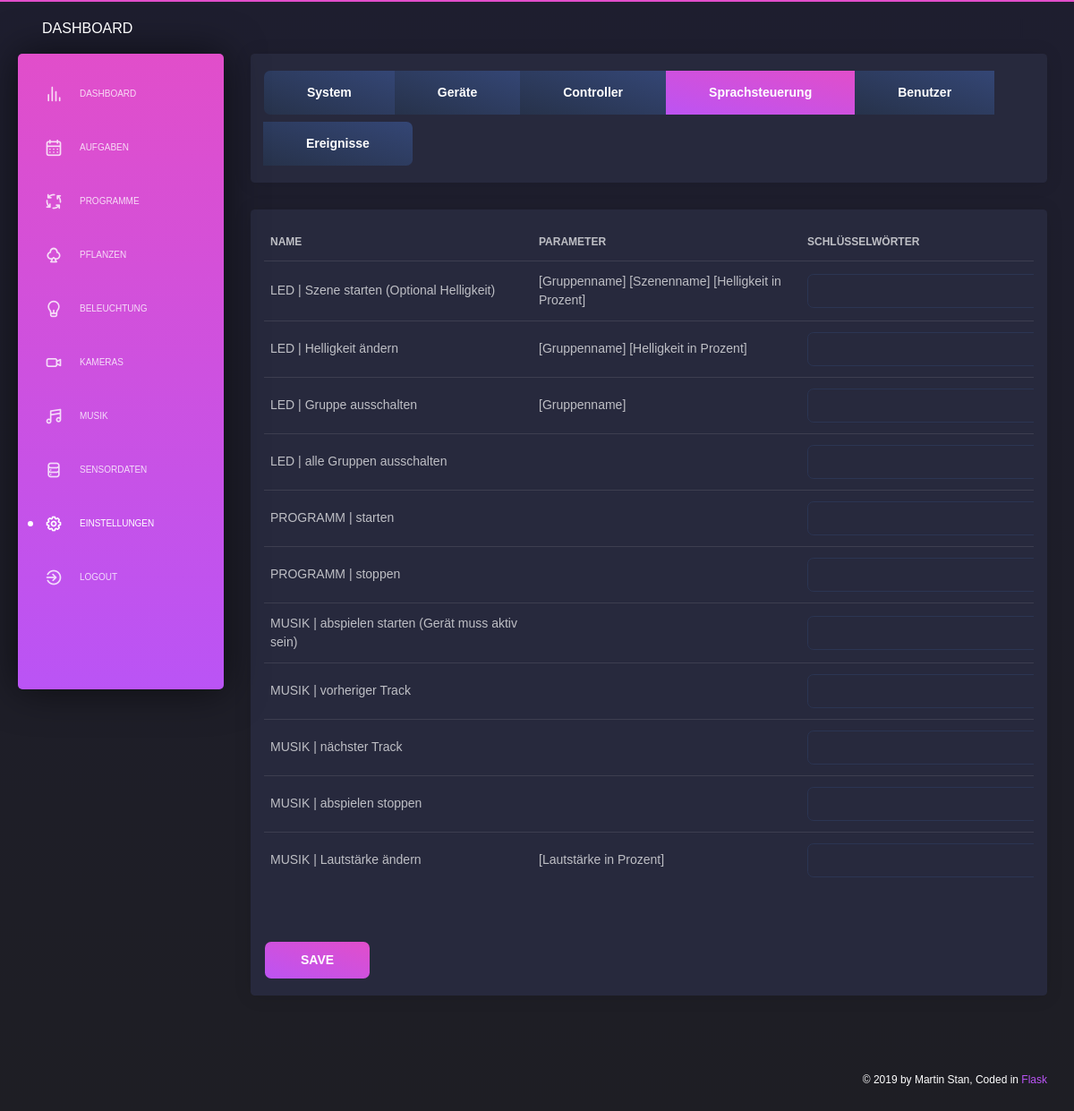
Page /settings/speechcontrol (signed in) on the committed database.
### app/database/models.py (models this page shows)
class Speechcontrol_Tasks(db.Model):
    __tablename__ = 'speechcontrol_tasks'
    id         = db.Column(db.Integer, primary_key=True, autoincrement = True)
    name       = db.Column(db.String(50))
    parameters = db.Column(db.String(50))
    keywords   = db.Column(db.String(50))

### app/sites/settings_speechcontrol.py (the view, shortened to what this page needs)
@app.route('/settings/speechcontrol', methods=['GET', 'POST'])
@login_required
@permission_required
def settings_speechcontrol():
    success_message_change_settings        = []
    page_title = 'Icons - Flask Dark Dashboard | AppSeed App Generator'
    page_description = 'Open-Source Flask Dark Dashboard, the icons page.'
    """ ########################### """
    """  table speechcontrol tasks  """
    """ ########################### """
    list_speechcontrol_tasks = GET_ALL_SPEECHCONTROL_TASKS()
    data = {'navigation': 'settings'}
    return render_template('layouts/default.html',
                            data=data,
                            content=render_template( 'pages/settings_speechcontrol.html',
                                                    success_message_change_settings=success_message_change_settings,
                                                    list_speechcontrol_tasks=list_speechcontrol_tasks,
                                                    )
                           )

### app/database/models.py (called while the page is built)
def GET_ALL_SPEECHCONTROL_TASKS():
    return Speechcontrol_Tasks.query.all()

def GET_USER_BY_ID(id):
    return User.query.get(int(id))

### app/sites/index.py (called while the page is built)
@login_manager.user_loader
def load_user(user_id):
    return GET_USER_BY_ID(user_id)

### app/templates/pages/settings_speechcontrol.html (shortened to what this page needs)
      <div class="content">
        <div class="row">
          <div class="col-md-12">
            <div class="card ">
              <div class="card-footer">
                <div class="btn-group flex-wrap" role="group" aria-label="Basic example">
                  <a href="/settings/system" class="btn btn-secondary btn-lg" role="button" aria-pressed="true">System</a>
                  <a href="/settings/devices" class="btn btn-secondary btn-lg" role="button" aria-pressed="true">Geräte</a>
                  <a href="/settings/controller" class="btn btn-secondary btn-lg" role="button" aria-pressed="true">Controller</a>
                  <a href="/settings/speechcontrol" class="btn btn-primary btn-lg" role="button" aria-pressed="true">Sprachsteuerung</a>
                  <a href="/settings/users" class="btn btn-secondary btn-lg" role="button" aria-pressed="true">Benutzer</a>
                  <a href="/settings/system_log" class="btn btn-secondary btn-lg" role="button" aria-pressed="true">Ereignisse</a>
                 </div>
              </div>
            </div>
{% if list_speechcontrol_tasks != [] %}
            <div class="card">
              <form method="POST">
                <div class="card-body">
                  <div class="table-responsive">
                    <table class="table tablesorter">
                      <thead>
                        <th scope="col" style="width:33%" class="minwidth_300">Name</th>
                        <th scope="col" style="width:33%" class="minwidth_300">Parameter</th>
                        <th scope="col" style="width:33%" class="minwidth_300">Schlüsselwörter</th>
                      </thead>
                      <tbody>
                        {% for entry in list_speechcontrol_tasks %}
                          <tr>
                            <td>
                              {{ entry.name }}
                            </td>
                            <td>
                              {{ entry.parameters }}
                            </td>
                            <td>
                              <input type="text" class="form-control" name="set_keywords_{{ entry.id }}"
                                value = {% if entry.keywords != None and entry.keywords != "None" %}"{{ entry.keywords }}"{% else %}""{% endif %} />
                            </td>
                          </tr>
                        {% endfor %}
                      </tbody>
                    </table>
                  </div>
                </div>
                <div class="card-footer">
                  <button type="submit" onclick="window.location.href='/settings/speechcontrol#table'" name="save_speechcontrol_task_settings" class="btn btn-fill btn-primary">SAVE</button>
                </div>
              </form>
            </div>
{% endif %}
          </div>
        </div>
      </div>

### rows in the picture
Speechcontrol_Tasks: name "LED | Szene starten (Optional Helligkeit)", parameters "[Gruppenname] [Szenenname] [Helligkeit in Prozent]"
Speechcontrol_Tasks: name "LED | Helligkeit ändern", parameters "[Gruppenname] [Helligkeit in Prozent]"
Speechcontrol_Tasks: name "LED | Gruppe ausschalten", parameters "[Gruppenname]"
Speechcontrol_Tasks: name "LED | alle Gruppen ausschalten"
Speechcontrol_Tasks: name "PROGRAMM | starten"
Speechcontrol_Tasks: name "PROGRAMM | stoppen"
Speechcontrol_Tasks: name "MUSIK | abspielen starten (Gerät muss aktiv sein)"
Speechcontrol_Tasks: name "MUSIK | vorheriger Track"
Speechcontrol_Tasks: name "MUSIK | nächster Track"
Speechcontrol_Tasks: name "MUSIK | abspielen stoppen"
Speechcontrol_Tasks: name "MUSIK | Lautstärke ändern", parameters "[Lautstärke in Prozent]"
